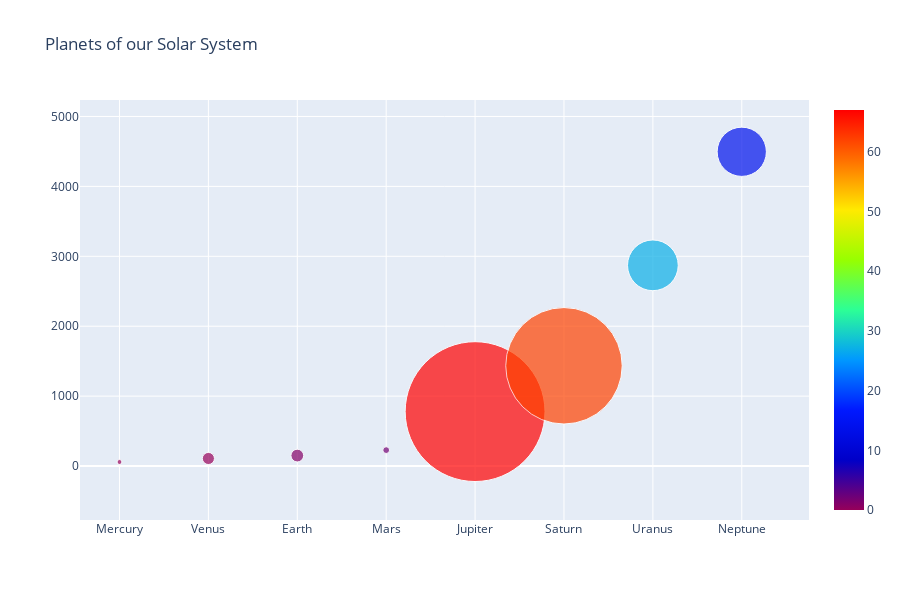

This figure's notebook cell:
### Code cell
fig = go.Figure(
    data = data,
    layout = layout
)
offline.iplot(fig)

### Figure 1 — Plotly figure (JSON) as saved in the notebook; plotly's stock layout.template omitted (floating-point values rounded to 4 significant figures)
{"data": [{"marker": {"color": [0, 0, 1, 2, 67, 62, 27, 14], "colorscale": [[0, "rgb(150,0,90)"], [0.125, "rgb(0,0,200)"], [0.25, "rgb(0,25,255)"], [0.375, "rgb(0,152,255)"], [0.5, "rgb(44,255,150)"], [0.625, "rgb(151,255,0)"], [0.75, "rgb(255,234,0)"], [0.875, "rgb(255,111,0)"], [1, "rgb(255,0,0)"]], "showscale": true, "size": [4879.0, 12104, 12742, 6779, 139820, 116460, 50724, 49244], "sizeref": 1000}, "mode": "markers", "text": ["4879.4KMs", "12104.0KMs", "12742.0KMs", "6779.0KMs", "139820.0KMs", "116460.0KMs", "50724.0KMs", "49244.0KMs"], "type": "scatter", "x": ["Mercury", "Venus", "Earth", "Mars", "Jupiter", "Saturn", "Uranus", "Neptune"], "y": [57.9, 108.2, 149.6, 227.9, 778.6, 1434, 2871, 4495]}], "layout": {"height": 600, "hovermode": "closest", "title": {"text": "Planets of our Solar System"}, "width": 900}}
